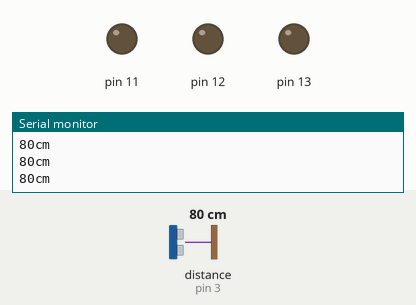
The sketch below on a simulated Arduino Uno, built with avr-gcc and run on an emulated ATmega328P. On the bench: output pins drawn as LEDs (lit = HIGH), the last lines printed to the serial monitor. Wiring (inferred from the names in the program): ultrasonic range finder: trigger pin 2; echo pin 3. Inputs (shaded band) come from the test bench; at power-on: distance to the obstacle (sensor on pin 3) 80 cm. The echo pulse lasts 58.3 µs per cm; pins used as bus, display or sensor lines are not drawn.

Above: at 1.2 s.
1.3 s: distance to the obstacle (sensor on pin 3) set to 13 cm
2.8 s: distance to the obstacle (sensor on pin 3) set to 10 cm
At 3.8 s:
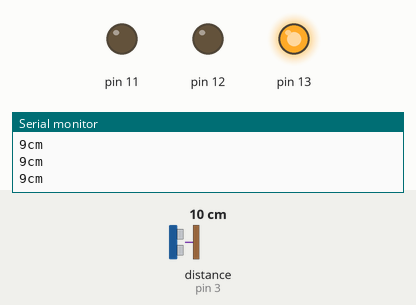
4.3 s: distance to the obstacle (sensor on pin 3) set to 18 cm
At 5.5 s:
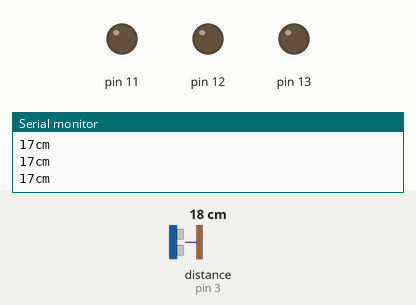
5.8 s: distance to the obstacle (sensor on pin 3) set to 2 cm
At 6.3 s:
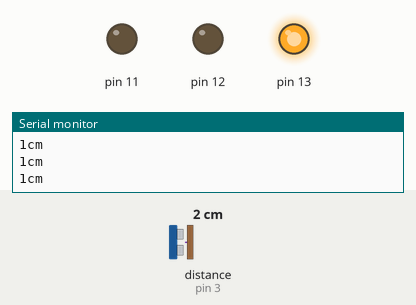
Timing chart, 0 to 8.3 s (numbered marks = the images above; inputs shaded):
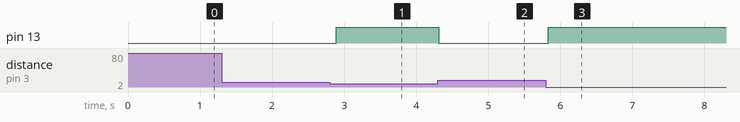

The sketch:

UltraSonicRangeFinder.ino
```cpp
const int pingPin = 2; // Trig
const int pingin = 3;  // Echo
void setup()
{
  Serial.begin(9600);
  pinMode(13,OUTPUT);
  pinMode(12,OUTPUT);
  pinMode(11,OUTPUT);
  digitalWrite(12,LOW);
}
void loop()
{
  long duration, cm;
  pinMode(pingPin, OUTPUT);
  digitalWrite(pingPin, LOW);
  delayMicroseconds(2);
  digitalWrite(pingPin, HIGH);
  delayMicroseconds(5);
  digitalWrite(pingPin, LOW);
  pinMode(pingin, INPUT);
  duration = pulseIn(pingin, HIGH);

  cm = microsecondsToCentimeters(duration);

  Serial.print(cm);
  Serial.print("cm");
  Serial.println();
  if (cm<=10)
  {
    digitalWrite(13,HIGH);
    //digitalWrite(11,LOW);
  }
  else
  {
    digitalWrite(13,LOW);
    //digitalWrite(11,HIGH);
  }
  delay(100);
}
long microsecondsToCentimeters(long microseconds)
{
  return microseconds / 29 / 2;
}
```

Measured:
- the behaviour switches between 12 and 11 cm on distance to the obstacle (sensor on pin 3) (found by bisection; images 0 and 1)
- after the input at 2.8 s, pin 13: LOW → HIGH after 0.09 s
- after the input at 4.3 s, pin 13: HIGH → LOW at once
- after the input at 5.8 s, pin 13: LOW → HIGH at once
